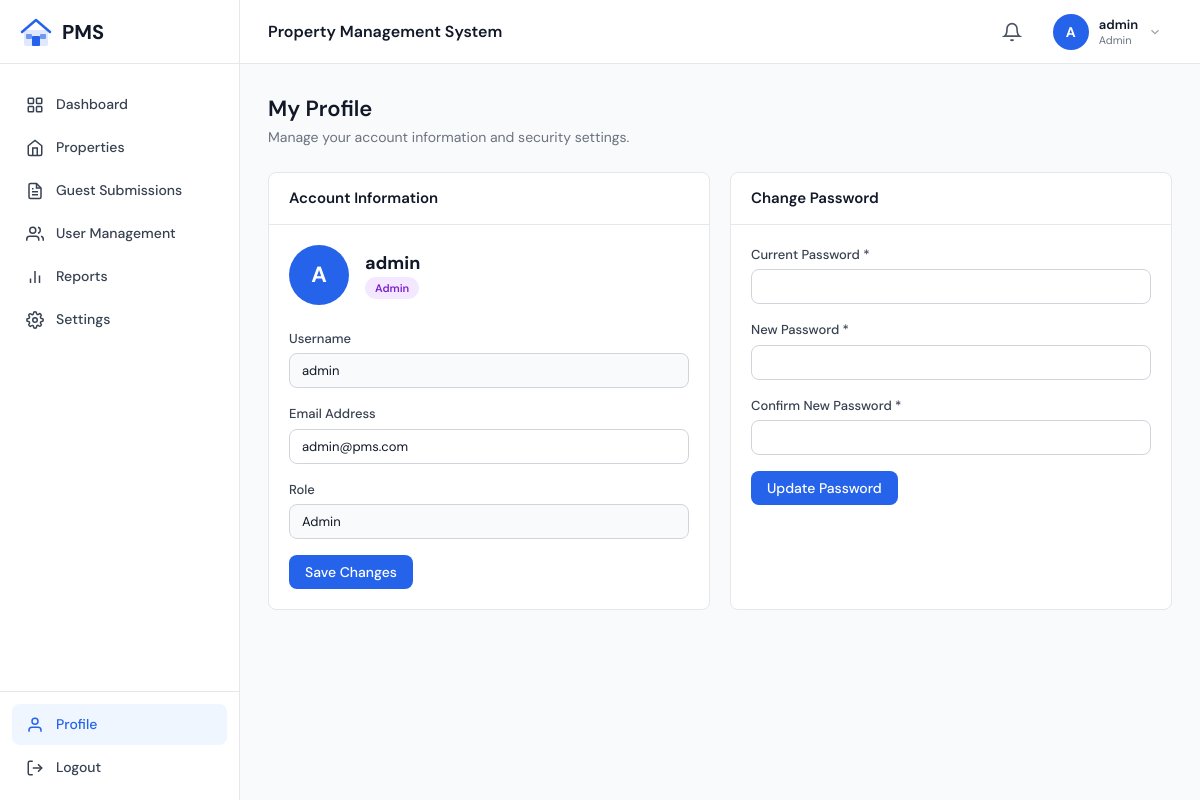
Screenshot of /index.php?page=profile (signed in) with the database file from the repository.
### tables this page shows
CREATE TABLE IF NOT EXISTS users (
    id INT AUTO_INCREMENT PRIMARY KEY,
    username VARCHAR(50) NOT NULL UNIQUE,
    password VARCHAR(255) NOT NULL,   
    email VARCHAR(100) NOT NULL UNIQUE,
    role ENUM('Admin', 'Staff') NOT NULL DEFAULT 'Staff',
    status ENUM('Active', 'Inactive') NOT NULL DEFAULT 'Active',
    created_at DATETIME NOT NULL DEFAULT CURRENT_TIMESTAMP,
    updated_at DATETIME NOT NULL DEFAULT CURRENT_TIMESTAMP ON UPDATE CURRENT_TIMESTAMP
);

### includes/config.php (called while the page is built, shortened)
<?php
function isLoggedIn(): bool {
    return isset($_SESSION['user_id']);
}
function getCurrentUser(): ?array {
    return [
        'id'       => $_SESSION['user_id'],
        'username' => $_SESSION['username'],
        'role'     => $_SESSION['role'],
        'email'    => $_SESSION['email'],
    ];
}
function isAdmin(): bool {
    return isset($_SESSION['role']) && $_SESSION['role'] === 'Admin';
}
function h(string $str): string {
    return htmlspecialchars($str, ENT_QUOTES | ENT_SUBSTITUTE, 'UTF-8');
}

### pages/profile.php (the view, shortened to what this page needs)
<?php
$db = getDB();
$user = getCurrentUser();
$dbUser = $db->prepare('SELECT * FROM users WHERE id = ?');
$dbUser->execute([$user['id']]);
$dbUser = $dbUser->fetch();
?>
<div class="page-header">
    <div>
        <h2>My Profile</h2>
        <p>Manage your account information and security settings.</p>
    </div>
</div>
<div style="display:grid;grid-template-columns:1fr 1fr;gap:20px;">
    <div class="card">
        <div class="card-header">
            <h3>Account Information</h3>
        </div>
        <div class="card-body">
            <div style="display:flex;align-items:center;gap:16px;margin-bottom:24px;">
                <div class="avatar <?= isAdmin() ? 'avatar-admin' : 'avatar-staff' ?>" style="width:60px;height:60px;font-size:22px;">
                    <?= strtoupper(substr($user['username'], 0, 1)) ?>
                </div>
                <div>
                    <div style="font-size:18px;font-weight:700;"><?= h($user['username']) ?></div>
                    <span class="badge <?= isAdmin() ? 'badge-purple' : 'badge-blue' ?>"><?= h($user['role']) ?></span>
                </div>
            </div>
            <form method="POST">
                <div class="form-row">
                    <label>Username</label>
                    <input type="text" class="form-control" value="<?= h($user['username']) ?>" disabled style="background:var(--gray-50)">
                </div>
                <div class="form-row">
                    <label>Email Address</label>
                    <input type="email" name="email" class="form-control" value="<?= h($dbUser['email']) ?>" required>
                </div>
                <div class="form-row">
                    <label>Role</label>
                    <input type="text" class="form-control" value="<?= h($user['role']) ?>" disabled style="background:var(--gray-50)">
                </div>
                <button type="submit" class="btn btn-primary">Save Changes</button>
            </form>
        </div>
    </div>
    <div class="card">
        <div class="card-header">
            <h3>Change Password</h3>
        </div>
        <div class="card-body">
            <form method="POST">
                <div class="form-row">
                    <label>Current Password *</label>
                    <input type="password" name="current_password" class="form-control" required>
                </div>
                <div class="form-row">
                    <label>New Password *</label>
                    <input type="password" name="new_password" class="form-control" required minlength="6">
                </div>
                <div class="form-row">
                    <label>Confirm New Password *</label>
                    <input type="password" name="confirm_password" class="form-control" required minlength="6">
                </div>
                <button type="submit" class="btn btn-primary">Update Password</button>
            </form>
        </div>
    </div>
</div>

### assets/css/app.css (style rules this page uses)
:root { --blue-50: #eff6ff; --blue-100: #dbeafe; --blue-200: #bfdbfe; --blue-500: #3b82f6; --blue-600: #2563eb; --blue-700: #1d4ed8; --green-100: #dcfce7; --green-600: #16a34a; --green-700: #15803d; --red-50: #fef2f2; --red-100: #fee2e2; --red-200: #fecaca; --red-600: #dc2626; --red-700: #b91c1c; --red-800: #991b1b; --purple-100: #f3e8ff; --purple-700: #7e22ce; --orange-500: #f97316; --yellow-50: #fefce8; --yellow-100: #fef9c3; --yellow-200: #fef08a; --yellow-700: #a16207; --yellow-800: #854d0e; --gray-50: #f9fafb; --gray-100: #f3f4f6; --gray-200: #e5e7eb; --gray-300: #d1d5db; --gray-400: #9ca3af; --gray-500: #6b7280; --gray-600: #4b5563; --gray-700: #374151; --gray-900: #111827; --sidebar-w: 240px; --topbar-h: 64px; --radius: 8px; --shadow-sm: 0 1px 3px rgba(0,0,0,.08); --shadow-md: 0 4px 12px rgba(0,0,0,.1); --shadow-lg: 0 10px 30px rgba(0,0,0,.15); --transition: 150ms ease; }
*, *::before, *::after { box-sizing: border-box; margin: 0; padding: 0; }
body { font-family: 'DM Sans', sans-serif; font-size: 14px; color: var(--gray-900); background: var(--gray-50); line-height: 1.5; }
.avatar { width: 36px; height: 36px; border-radius: 50%; display: flex; align-items: center; justify-content: center; font-weight: 700; font-size: 14px; color: #fff; flex-shrink: 0; }
.avatar-admin { background: var(--blue-600); }
.page-header { display: flex; align-items: flex-start; justify-content: space-between; margin-bottom: 24px; gap: 16px; }
.page-header h2 { font-size: 22px; font-weight: 600; color: var(--gray-900); }
.page-header p { color: var(--gray-500); margin-top: 2px; }
.card { background: #fff; border: 1px solid var(--gray-200); border-radius: var(--radius); overflow: hidden; }
.card-header { padding: 14px 20px; border-bottom: 1px solid var(--gray-200); display: flex; align-items: center; justify-content: space-between; gap: 12px; }
.card-header h3 { font-size: 15px; font-weight: 600; }
.card-body { padding: 20px; }
.btn { display: inline-flex; align-items: center; gap: 6px; padding: 8px 16px; border-radius: var(--radius); font-size: 14px; font-weight: 500; font-family: inherit; cursor: pointer; border: none; transition: background var(--transition), opacity var(--transition); text-decoration: none; white-space: nowrap; }
.btn-primary { background: var(--blue-600); color: #fff; }
.badge { display: inline-flex; align-items: center; padding: 3px 10px; border-radius: 999px; font-size: 11px; font-weight: 600; }
.badge-purple { background: var(--purple-100); color: var(--purple-700); }
.form-control { width: 100%; padding: 8px 12px; border: 1px solid var(--gray-300); border-radius: var(--radius); font-size: 13px; font-family: inherit; color: var(--gray-900); background: #fff; transition: border-color var(--transition), box-shadow var(--transition); outline: none; }
.form-row { margin-bottom: 16px; }
.form-row label { display: block; font-size: 13px; font-weight: 500; color: var(--gray-700); margin-bottom: 5px; }

### rows the page displays
users: username "A", username "admin", role "Admin", email "admin@pms.com"

### other values shown
APP_NAME "Property Management System"
substr($user['username'], 0, 1) "A"
$user['username'] "admin"
$user['role'] "Admin"
